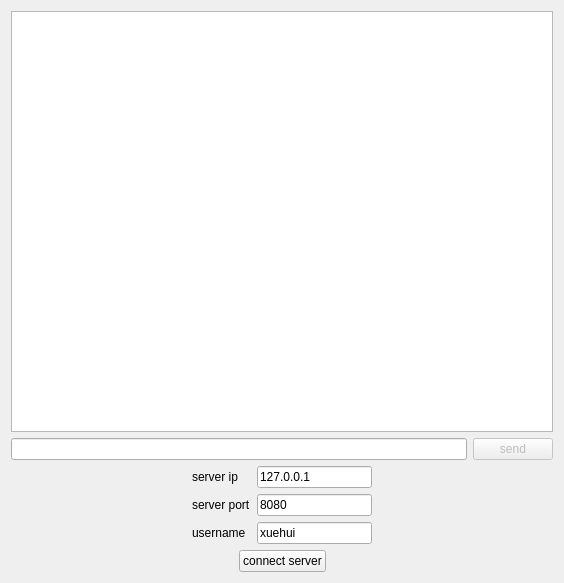
<?xml version="1.0" encoding="UTF-8"?>
<ui version="4.0">
 <class>ClientDialog</class>
 <widget class="QDialog" name="ClientDialog">
  <property name="geometry">
   <rect>
    <x>0</x>
    <y>0</y>
    <width>564</width>
    <height>583</height>
   </rect>
  </property>
  <property name="windowTitle">
   <string>ClientDialog</string>
  </property>
  <layout class="QVBoxLayout" name="verticalLayout">
   <item>
    <layout class="QGridLayout" name="gridLayout_2">
     <item row="0" column="0" colspan="2">
      <widget class="QListWidget" name="listWidget"/>
     </item>
     <item row="1" column="0">
      <widget class="QLineEdit" name="messageEdit"/>
     </item>
     <item row="1" column="1">
      <widget class="QPushButton" name="sendButton">
       <property name="enabled">
        <bool>false</bool>
       </property>
       <property name="text">
        <string>send</string>
       </property>
      </widget>
     </item>
    </layout>
   </item>
   <item>
    <layout class="QGridLayout" name="gridLayout_3">
     <item row="0" column="0" colspan="3">
      <layout class="QHBoxLayout" name="horizontalLayout">
       <item>
        <spacer name="horizontalSpacer_2">
         <property name="orientation">
          <enum>Qt::Horizontal</enum>
         </property>
         <property name="sizeHint" stdset="0">
          <size>
           <width>40</width>
           <height>20</height>
          </size>
         </property>
        </spacer>
       </item>
       <item>
        <layout class="QGridLayout" name="gridLayout">
         <item row="0" column="0">
          <widget class="QLabel" name="label">
           <property name="text">
            <string>server ip</string>
           </property>
          </widget>
         </item>
         <item row="1" column="0">
          <widget class="QLabel" name="label_2">
           <property name="text">
            <string>server port</string>
           </property>
          </widget>
         </item>
         <item row="1" column="1">
          <widget class="QLineEdit" name="serverPortEdit">
           <property name="text">
            <string>8080</string>
           </property>
          </widget>
         </item>
         <item row="2" column="0">
          <widget class="QLabel" name="label_3">
           <property name="text">
            <string>username</string>
           </property>
          </widget>
         </item>
         <item row="2" column="1">
          <widget class="QLineEdit" name="usernameEdit">
           <property name="text">
            <string>xuehui</string>
           </property>
          </widget>
         </item>
         <item row="0" column="1">
          <widget class="QLineEdit" name="serverIpEdit">
           <property name="text">
            <string>127.0.0.1</string>
           </property>
          </widget>
         </item>
        </layout>
       </item>
       <item>
        <spacer name="horizontalSpacer">
         <property name="orientation">
          <enum>Qt::Horizontal</enum>
         </property>
         <property name="sizeHint" stdset="0">
          <size>
           <width>40</width>
           <height>20</height>
          </size>
         </property>
        </spacer>
       </item>
      </layout>
     </item>
     <item row="1" column="0">
      <spacer name="horizontalSpacer_3">
       <property name="orientation">
        <enum>Qt::Horizontal</enum>
       </property>
       <property name="sizeHint" stdset="0">
        <size>
         <width>40</width>
         <height>20</height>
        </size>
       </property>
      </spacer>
     </item>
     <item row="1" column="1">
      <widget class="QPushButton" name="connectButton">
       <property name="text">
        <string>connect server</string>
       </property>
      </widget>
     </item>
     <item row="1" column="2">
      <spacer name="horizontalSpacer_4">
       <property name="orientation">
        <enum>Qt::Horizontal</enum>
       </property>
       <property name="sizeHint" stdset="0">
        <size>
         <width>40</width>
         <height>20</height>
        </size>
       </property>
      </spacer>
     </item>
    </layout>
   </item>
  </layout>
 </widget>
 <layoutdefault spacing="6" margin="11"/>
 <resources/>
 <connections/>
</ui>
